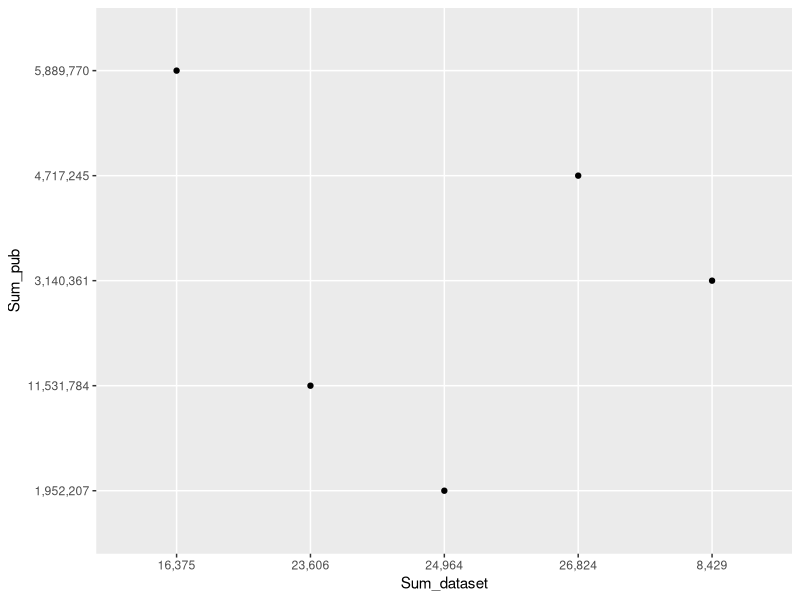

The R source for this figure:
# Code for blog "solusi kala wabah melanda"
# Author: Dasapta Erwin Irawan
# Repository: https://github.com/dasaptaerwin/kalawabahmelanda

# Setting up working folder

setwd("~/Downloads/kalawabahmelanda") #change to your working folder

# Installing and loading packages
install.packages("tidyverse")
library(tidyverse)

# Loading data
data_dim <- read.csv("datasets-dimensions.csv")
data_lens <- read.csv("datasets-lens.csv")
head(data_dim)


# Scatter plot
ggplot(data_dim, aes(x=Sum_dataset, y=Sum_pub)) + geom_point()



